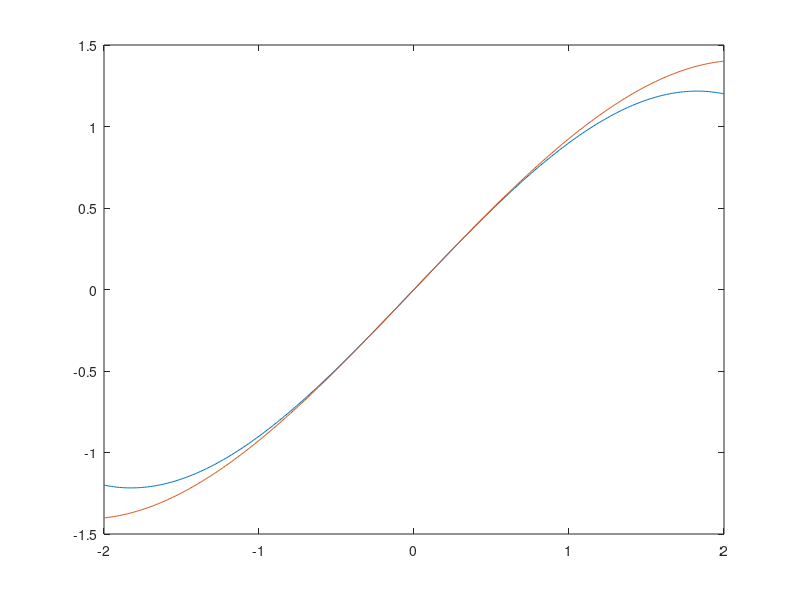

MATLAB code for this plot:
nu = 1000;
u = linspace(0,2*pi,nu)';
xtest = linspace(-2,2,400)';
nx = length(xtest);

% Passband function
%fp = @(x) 2./(1 + exp(-x))-1;
fp = @(x) x - 0.1*x.^3;

% Baseband equivalent function
cosu = cos(u)';
fb = 2*mean(cosu.*fp(xtest*cosu),2);

plot(xtest, [fp(xtest) fb]);


